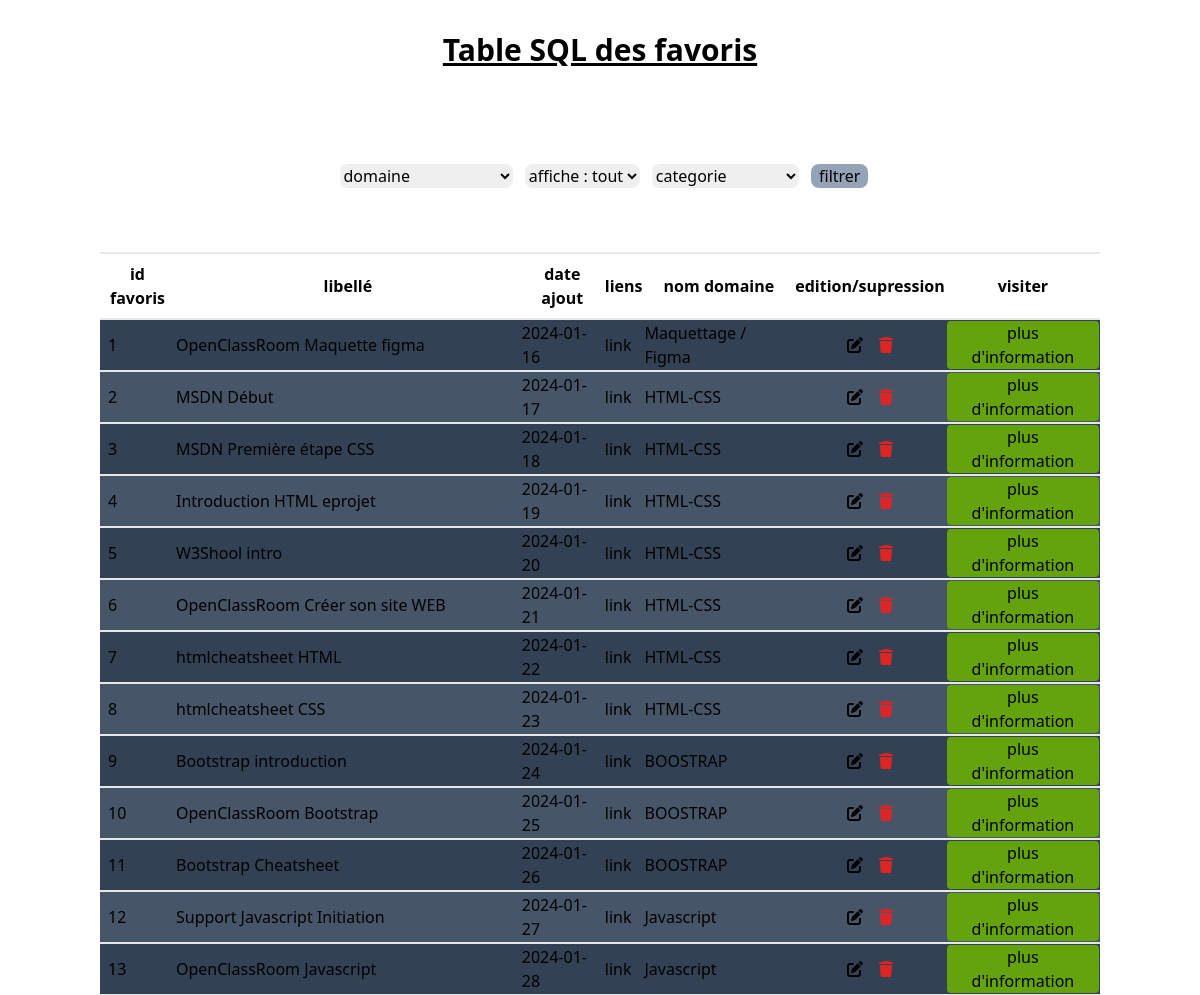
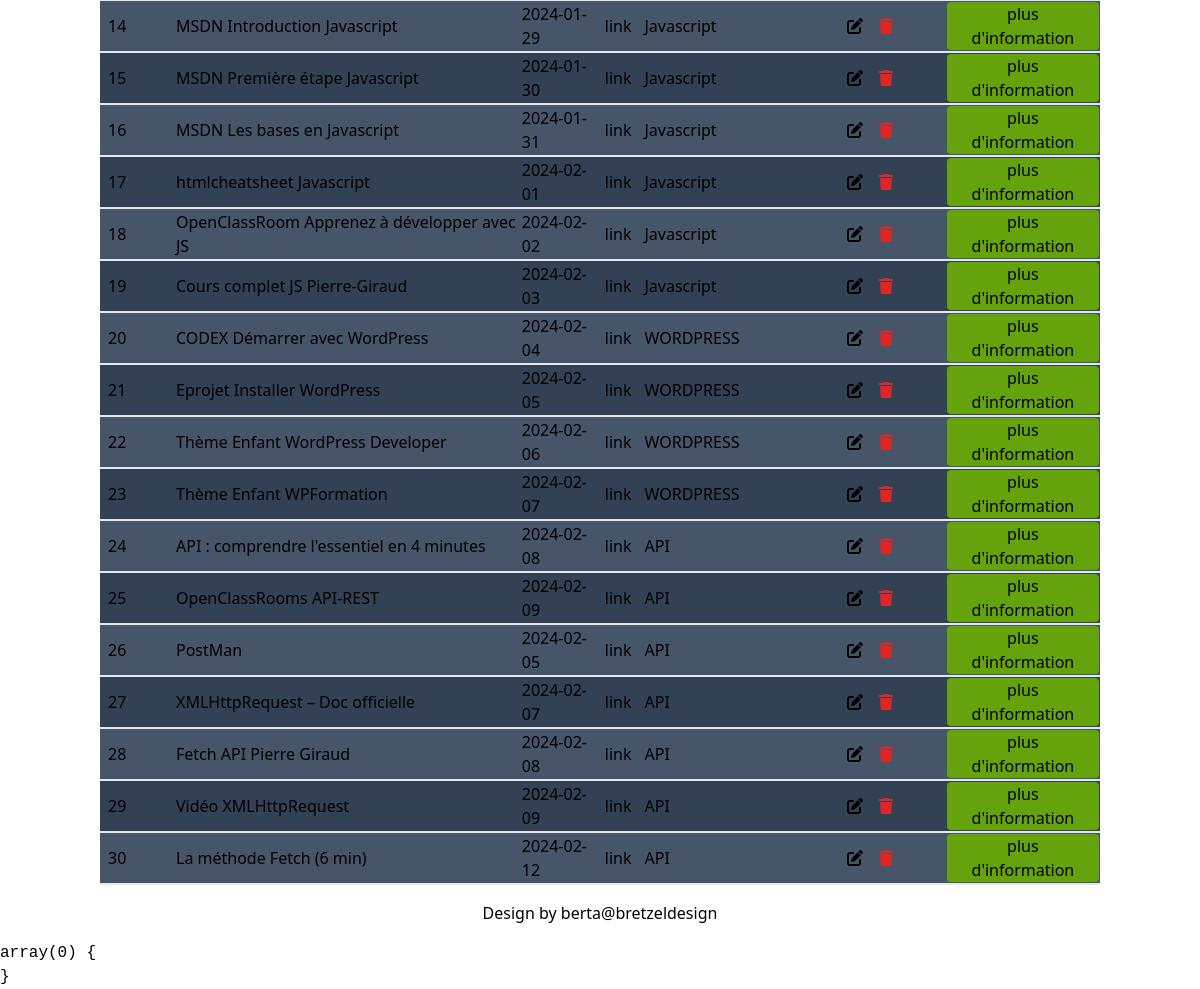
The page / on the database its author committed (2 pictures, top to bottom).
### tables this page shows
CREATE TABLE `favoris` (
  `id_fav` int(11) NOT NULL,
  `libelle` varchar(300) NOT NULL,
  `date_creation` date NOT NULL,
  `url` varchar(4000) NOT NULL,
  `id_dom` int(11) NOT NULL
);

CREATE TABLE `domaine` (
  `id_dom` int(11) NOT NULL,
  `nom_dom` varchar(50) NOT NULL
);

### index.php (the view, shortened to what this page needs)
<?php
  include 'head.php';
?>
  <header>
    <h1 class="text-3xl font-bold underline Table favoris text-center py-8 dark:text-white">Table SQL des favoris</h1>
  </header>
  <section class = "w-full flex justify-center text-black p-8">
    <form class = "py-8 px-8" action="" method="GET">
    <select class="rounded-lg ml-2" name="domaine" id="formulaire">
        <option value="none">domaine</option>
      </select>
      <select class="rounded-lg ml-2" name="show" id="show">
        <option value="100">affiche : tout</option>
      </select>
      <select class="rounded-lg ml-2" name="categorie" id="formulaire">
        <option value="none">categorie</option>
      </select>
      <button class ="bg-slate-400 dark:text-white px-2 ml-2 rounded-lg">filtrer</button>
    </form>
  </section>
  <section class = "w-full flex justify-center dark:text-white">
    <table class="w-5/6">
      <tr class="border-y-2">
          <th class = "py-2">
              id favoris
          </th>
          <th>
              libellé
          </th>
          <th>
              date ajout
          </th>
          <th>
              liens
          </th>
          <th>
              nom domaine
          </th>
          <th>
            edition/supression
          </th>
          <th>
            visiter
          </th>
      </tr>
          <?php
        if(isset($_GET['categorie'],$_GET['categorie']) && $_GET['categorie'] !== "none" && $_GET['domaine'] !== "none"){
          $result = $pdo->query("SELECT * FROM `favoris` INNER JOIN `cat_fav` ON favoris.id_fav=cat_fav.id_fav INNER JOIN `domaine` ON favoris.id_dom=domaine.id_dom INNER JOIN `categorie` ON cat_fav.id_cat=categorie.id_cat WHERE categorie.id_cat=".$_GET['categorie']." AND domaine.id_dom=".$_GET['domaine'].";");
          $favoris = $result->fetchAll(PDO::FETCH_ASSOC);
        }else{
          if(isset($_GET['domaine']) && $_GET['domaine'] !== "none" && $_GET['categorie'] == "none"){
            $result = $pdo->query("SELECT * FROM `favoris` INNER JOIN `domaine` ON favoris.id_dom=domaine.id_dom WHERE domaine.id_dom=".$_GET['domaine']." ORDER BY `id_fav` ASC;");
            $favoris = $result->fetchAll(PDO::FETCH_ASSOC);
          }else{
            if(isset($_GET['categorie']) && $_GET['categorie'] !== "none" && $_GET['domaine'] == "none"){
              $result = $pdo->query("SELECT * FROM `favoris` INNER JOIN `cat_fav` ON favoris.id_fav=cat_fav.id_fav INNER JOIN `domaine` ON favoris.id_dom=domaine.id_dom INNER JOIN `categorie` ON cat_fav.id_cat=categorie.id_cat WHERE categorie.id_cat=".$_GET['categorie'].";");
              $favoris = $result->fetchAll(PDO::FETCH_ASSOC);
            }else{
              $result = $pdo->query("SELECT * FROM `favoris` INNER JOIN `domaine` ON favoris.id_dom=domaine.id_dom ORDER BY `id_fav` ASC;");
              $favoris = $result->fetchAll(PDO::FETCH_ASSOC);
            }
          }
        }
    ?>
    <?php
    foreach($favoris as $favori){
    ?>
      <tr class="border-y-2 py-2 odd:bg-slate-600 even:bg-slate-700 hover:bg-slate-400">
          <td class = "p-2">
            <?php echo $favori['id_fav'] ?>
          </td>
          <td>
            <?php echo $favori['libelle'] ?>
          </td>
          <td>
            <?php echo $favori['date_creation'] ?>
          </td>
          <td>
            <a href="<?php echo $favori['url'] ?>">link</a>
          </td>
          <td>
            <?php echo $favori['nom_dom'] ?>
          </td>
          <td class="text-center">
            <button class = "px-2  hover:text-sky-600"><i class="fa-solid fa-pen-to-square "></i></button><button class = "px-2 text-red-600 hover:text-red-800"><i class="fa-solid fa-trash"></i></button>
          </td>
          <td class="text-center">
            <button class = "px-2 rounded hover:bg-lime-400 bg-lime-600"><a href="detail.php?favori=<?php echo $favori['id_fav']?>">plus d'information</a></button>
          </td>
      </tr>
      <?php
      }
      ?>
    </table>
  </section>
  <?php include 'footer.php' ?>
  <?php
  echo '<pre>';
  var_dump($_GET);
  echo '</pre>';
  ?>
</body>
</html>

### head.php (shortened to what this page needs)
<!doctype html>
<html>
<head>
  <link href="./output.css" rel="stylesheet">
</head>
<body class = "dark:bg-slate-900">

### footer.php
<footer>
    <h2 class="text-center py-4 dark:text-white">Design by berta@bretzeldesign</h2>
  </footer>

### rows shown on the page
favoris: id_fav "1", libelle "OpenClassRoom Maquette figma", date_creation "2024-01-16", id_dom.nom_dom "Maquettage / Figma"
favoris: id_fav "2", libelle "MSDN Début", date_creation "2024-01-17", id_dom.nom_dom "HTML-CSS"
favoris: id_fav "3", libelle "MSDN Première étape CSS", date_creation "2024-01-18", id_dom.nom_dom "HTML-CSS"
favoris: id_fav "4", libelle "Introduction HTML eprojet", date_creation "2024-01-19", id_dom.nom_dom "HTML-CSS"
favoris: id_fav "5", libelle "W3Shool intro", date_creation "2024-01-20", id_dom.nom_dom "HTML-CSS"
favoris: id_fav "6", libelle "OpenClassRoom Créer son site WEB", date_creation "2024-01-21", id_dom.nom_dom "HTML-CSS"
favoris: id_fav "7", libelle "htmlcheatsheet HTML", date_creation "2024-01-22", id_dom.nom_dom "HTML-CSS"
favoris: id_fav "8", libelle "htmlcheatsheet CSS", date_creation "2024-01-23", id_dom.nom_dom "HTML-CSS"
favoris: id_fav "9", libelle "Bootstrap introduction", date_creation "2024-01-24", id_dom.nom_dom "BOOSTRAP"
favoris: id_fav "10", libelle "OpenClassRoom Bootstrap", date_creation "2024-01-25", id_dom.nom_dom "BOOSTRAP"
favoris: id_fav "11", libelle "Bootstrap Cheatsheet", date_creation "2024-01-26", id_dom.nom_dom "BOOSTRAP"
favoris: id_fav "12", libelle "Support Javascript Initiation", date_creation "2024-01-27", id_dom.nom_dom "Javascript"
favoris: id_fav "13", libelle "OpenClassRoom Javascript", date_creation "2024-01-28", id_dom.nom_dom "Javascript"
favoris: id_fav "14", libelle "MSDN Introduction Javascript", date_creation "2024-01-29", id_dom.nom_dom "Javascript"
favoris: id_fav "15", libelle "MSDN Première étape Javascript", date_creation "2024-01-30", id_dom.nom_dom "Javascript"
favoris: id_fav "16", libelle "MSDN Les bases en Javascript", date_creation "2024-01-31", id_dom.nom_dom "Javascript"
favoris: id_fav "17", libelle "htmlcheatsheet Javascript", date_creation "2024-02-01", id_dom.nom_dom "Javascript"
favoris: id_fav "18", libelle "OpenClassRoom Apprenez à développer avec JS", date_creation "2024-02-02", id_dom.nom_dom "Javascript"
favoris: id_fav "19", libelle "Cours complet JS Pierre-Giraud", date_creation "2024-02-03", id_dom.nom_dom "Javascript"
favoris: id_fav "20", libelle "CODEX Démarrer avec WordPress", date_creation "2024-02-04", id_dom.nom_dom "WORDPRESS"
favoris: id_fav "21", libelle "Eprojet Installer WordPress", date_creation "2024-02-05", id_dom.nom_dom "WORDPRESS"
favoris: id_fav "22", libelle "Thème Enfant WordPress Developer", date_creation "2024-02-06", id_dom.nom_dom "WORDPRESS"
favoris: id_fav "23", libelle "Thème Enfant WPFormation", date_creation "2024-02-07", id_dom.nom_dom "WORDPRESS"
favoris: id_fav "24", libelle "API : comprendre l'essentiel en 4 minutes", date_creation "2024-02-08", id_dom.nom_dom "API"
favoris: id_fav "25", libelle "OpenClassRooms API-REST", date_creation "2024-02-09", id_dom.nom_dom "API"
favoris: id_fav "26", libelle "PostMan", date_creation "2024-02-05", id_dom.nom_dom "API"
favoris: id_fav "27", libelle "XMLHttpRequest – Doc officielle", date_creation "2024-02-07", id_dom.nom_dom "API"
favoris: id_fav "28", libelle "Fetch API Pierre Giraud", date_creation "2024-02-08", id_dom.nom_dom "API"
favoris: id_fav "29", libelle "Vidéo XMLHttpRequest", date_creation "2024-02-09", id_dom.nom_dom "API"
favoris: id_fav "30", libelle "La méthode Fetch (6 min)", date_creation "2024-02-12", id_dom.nom_dom "API"
